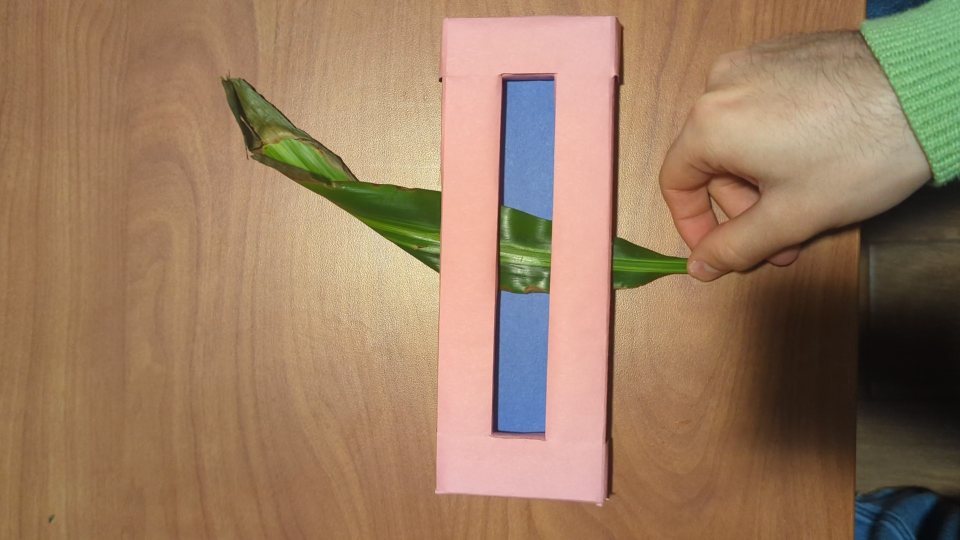
#> input picture AdjusterTool2/Videos/frames/frame_135.jpg, 1920 x 1080 px, found by its file name (shown at 1/2 size); its folder holds 4 pictures in this run
$ python TestLabTool.py
#> lines starting #> are read from the running program, lines starting #| are printed output that depends on the picture; after the words box and inside, x2 and y2 are one past the last pixel; in counts of white or black regions, pixels touching at a corner belong together
### AdjusterTool2/Scripts/LABMask.py
# Author: Kevyn Angueira Irizarry
# Created: 2025-03-25
# Last Modified: 2025-05-06


import cv2
import numpy as np

from Scripts.ResizeForDisplay import resize_for_display

class LABMask:
    def __init__(self, lab_bounds):
        self.lab_bounds = lab_bounds

    def _imagePreprocessing(self, image):
        """
        Applying preprocessing to image
            CIE LAB -> Convert from BGR to CIE LAB
        """
        # Convert to HSV
        lab = cv2.cvtColor(image, cv2.COLOR_BGR2Lab)

        return lab

    def applyMask(self, image, invert_range=False, preprocess=True, **kwargs):
        """
        Applies CIE LAB mask based on bounds
        """

        # Return empty mask if image is empty or completely black
        if image is None or image.size == 0 or not np.any(image):
            empty_mask = np.zeros(image.shape[:2], dtype=np.uint8)
            empty_result = np.zeros_like(image)
            return empty_result, empty_mask

        # Apply preprocessing
        if preprocess:
            lab = self._imagePreprocessing(image)
        else:
            lab = image

        lower_bound, upper_bound = self.lab_bounds

        # Apply Mask, check for if inverted range
        lab_mask = cv2.inRange(lab, lower_bound, upper_bound)
        if invert_range:
            lab_mask = cv2.bitwise_not(lab_mask)

        # Overlay on original image
        result = cv2.bitwise_and(image, image, mask=lab_mask)

        return result, lab_mask

### AdjusterTool2/Scripts/ResizeForDisplay.py
# Author: Kevyn Angueira Irizarry
# Created: 2025-02-07
# Last Modified: 2025-03-18


import cv2
import numpy as np

def resize_for_display(image, max_width=1000, max_height=800):
    """ Resize image while maintaining aspect ratio for display. """
    height, width = image.shape[:2]
    scale = min(max_width / width, max_height / height)
    return cv2.resize(image, (int(width * scale), int(height * scale)))

### AdjusterTool2/TestLabTool.py
# Author: Kevyn Angueira Irizarry
# Created: 2025-03-25
# Last Modified: 2025-03-25


import os
import cv2
import numpy as np

from Scripts.LABMask import LABMask
from Scripts.ViewWindow import ViewWindow
from Scripts.CropAndRotate import cropAndRotate
from Scripts.ResizeForDisplay import resize_for_display

# Load images from folder
base_folder = "/home/icicle/VSCode/LeafAnalysis/AdjusterTool2/Videos/frames"
image_files = [f for f in os.listdir(base_folder) if os.path.isfile(os.path.join(base_folder, f))]

if image_files is None:
    print("No Images Found")

print("Select an image by entering the corresponding number:")
for i, filename in enumerate(image_files):
    print(f"{i}: {filename}")

while True:
    try:
        choice = int(input("Enter your choice: "))
        if 0 <= choice < len(image_files):
            filename = image_files[choice]
            image_path = os.path.join(base_folder, filename)
            break
        else:
            print("Invalid selection. Please enter a valid number.")
    except ValueError:
        print("Invalid input. Please enter a number.")
#> this loop made 1 pass; the answer given on pass 1: 1

image = cv2.imread(image_path)
#> image is the input picture: shape (1080, 1920, 3); mean B, G, R 97.6, 124.4, 154

if image is None:
    print("Error: Could not load image.")
else:
    #viewWindow = ViewWindow()
    #view_window = viewWindow.Extract(image, True)

    tool_lab_bounds = (np.array([0, 134, 104]), np.array([255, 255, 255]))
    labMask = LABMask(tool_lab_bounds)
    lab_result, lab_mask = labMask.applyMask(image)
#> in _imagePreprocessing, `lab = cv2.cvtColor(image, cv2.COLOR_BGR2Lab)`: lab: shape (1080, 1920, 3); mean of channels 0, 1, 2 137.5, 135.9, 147.1
#> in applyMask, `lab_mask = cv2.inRange(lab, lower_bound, upper_bound)`:
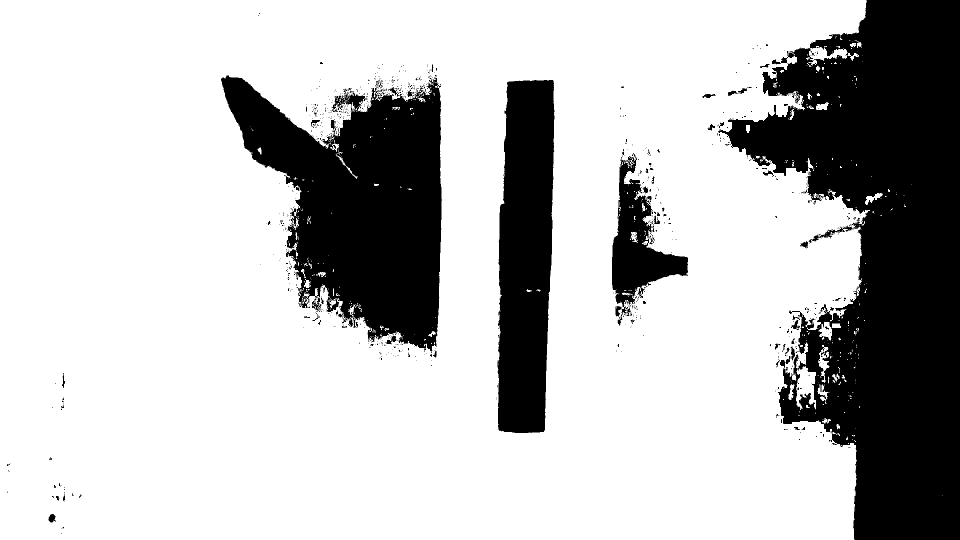
#> lab_mask: shape (1080, 1920) (shown at 1/2 size); 74.4% white; 826 black regions (755 under 20 px), largest, box (x1, y1, x2, y2) and area: (1436, 0, 1920, 1080) 296897, (442, 151, 884, 704) 138900, (995, 160, 1109, 866) 68990
#> in applyMask, `result = cv2.bitwise_and(image, image, mask=lab_mask)`:
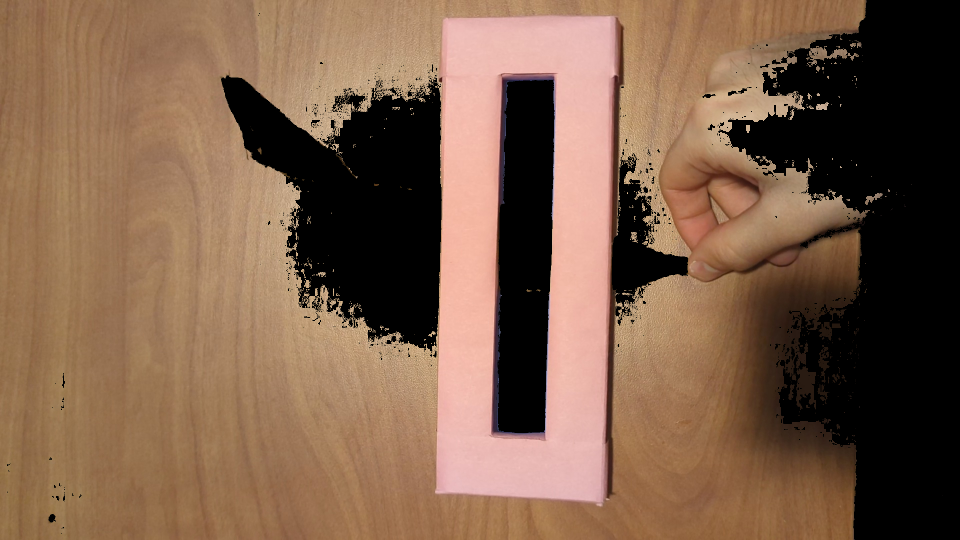
#> result: shape (1080, 1920, 3) (shown at 1/2 size); mean B, G, R 73.8, 95.1, 125

    cv2.imshow("Original Image", resize_for_display(image))
#> in resize_for_display, `return cv2.resize(image, (int(width * scale), int(height * scale)))`:
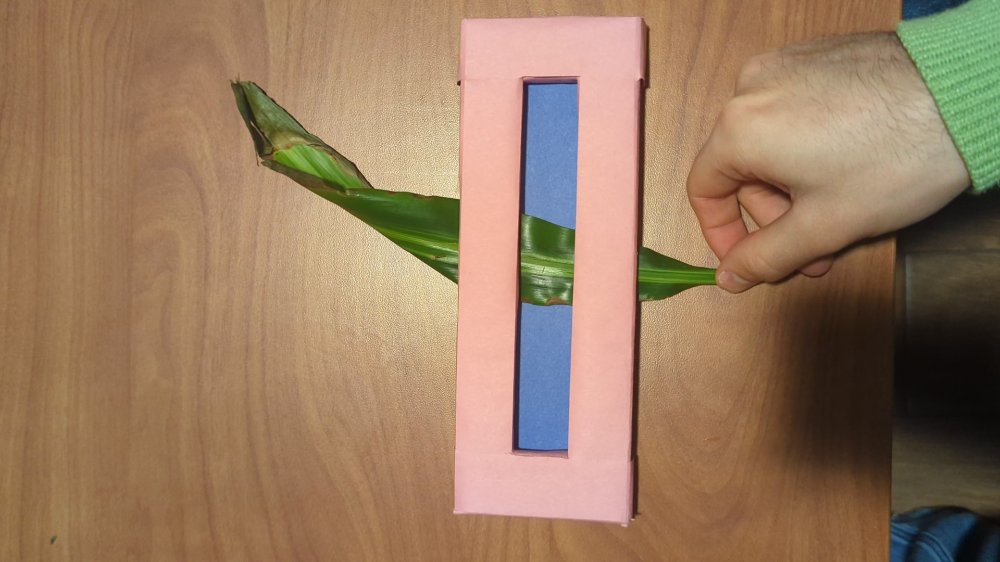
#> returned value: shape (562, 1000, 3); mean of channels 0, 1, 2 97.5, 124.3, 153.9; drawn as B, G, R
    cv2.imshow("Lab Result", resize_for_display(lab_result))
#> call 2 of resize_for_display, with max_width = 1000, max_height = 800
#> in resize_for_display (call 2), `return cv2.resize(image, (int(width * scale), int(height * scale)))`:
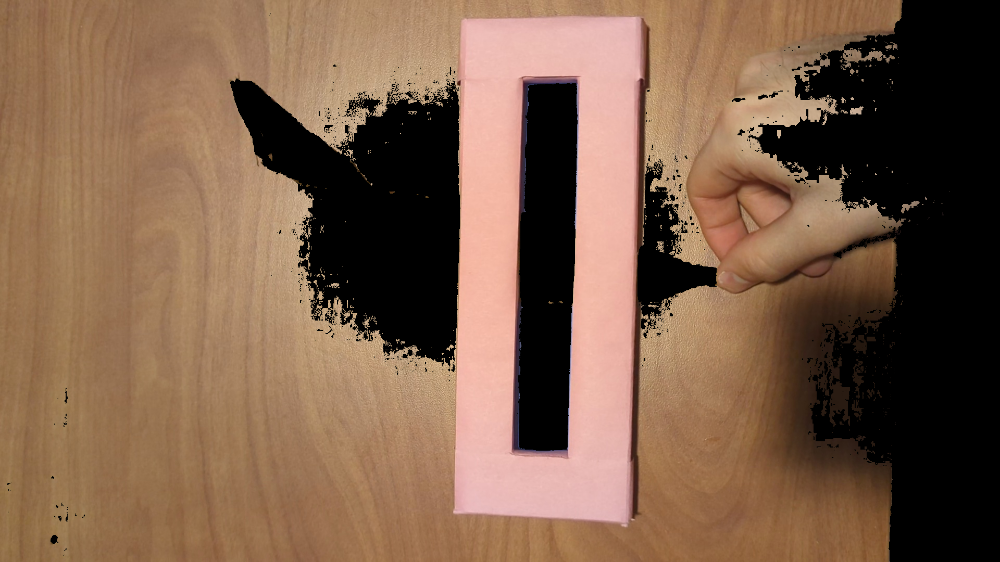
#> returned value: shape (562, 1000, 3); mean of channels 0, 1, 2 73.7, 95, 124.9; drawn as B, G, R
    cv2.imshow("Lab Mask", resize_for_display(lab_mask))
#> call 3 of resize_for_display, with max_width = 1000, max_height = 800
#> in resize_for_display (call 3), `return cv2.resize(image, (int(width * scale), int(height * scale)))`:
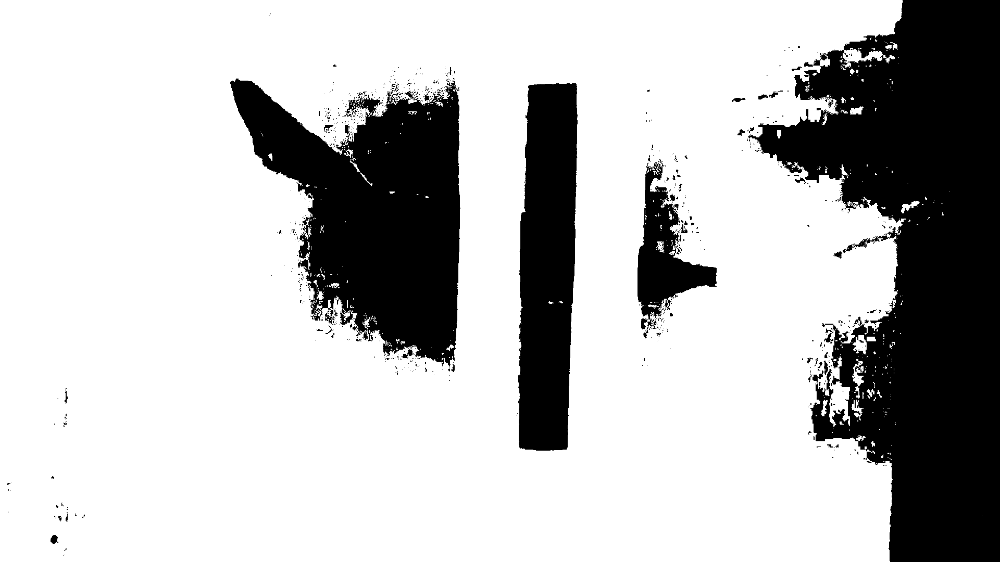
#> returned value: shape (562, 1000); min 0, max 255, mean 189.8

    cv2.waitKey(0)
    cv2.destroyAllWindows()


    """
    # Tool hue mask
    tool_hsv_bounds = (np.array([4, 0, 0]), np.array([172, 255, 255]))

    # Tool target dimensions
    target_dimensions = (6.5, 1)

    # Extract Tool
    tool_mask = HSVMask(tool_hsv_bounds)
    tool_hsv, mask = tool_mask.applyHSVMask(image)

    # Detect View Window
    preprocessed = ViewWindow.imagePreprocessing(mask)
    contours = ViewWindow.getContours(preprocessed)

    drawn_contours = ViewWindow.drawContours(image, contours, None)

    target_box, target_rect = ViewWindow.ViewWindowFromContours(contours)

    print("==== Target Box ====")
    print(target_box)
    print("==== Target Rect ====")
    print(target_rect)

    target_countour = ViewWindow.drawContours(image, [target_box], (0, 255, 255))
    result = cropAndRotate(image, target_rect)

    cv2.imshow("Original Image", resize_for_display(image))
    cv2.imshow("Mask", resize_for_display(mask))
    cv2.imshow("Tool HSV", resize_for_display(tool_hsv))
    cv2.imshow("Drawn Contours", resize_for_display(drawn_contours))
    cv2.imshow("Target Contour", resize_for_display(target_countour))
    cv2.imshow("Result", resize_for_display(result))

    save_path = os.path.join(base_folder, 'Results', filename)
    cv2.imwrite(save_path, result)

    cv2.waitKey(0)
    cv2.destroyAllWindows()
    """
